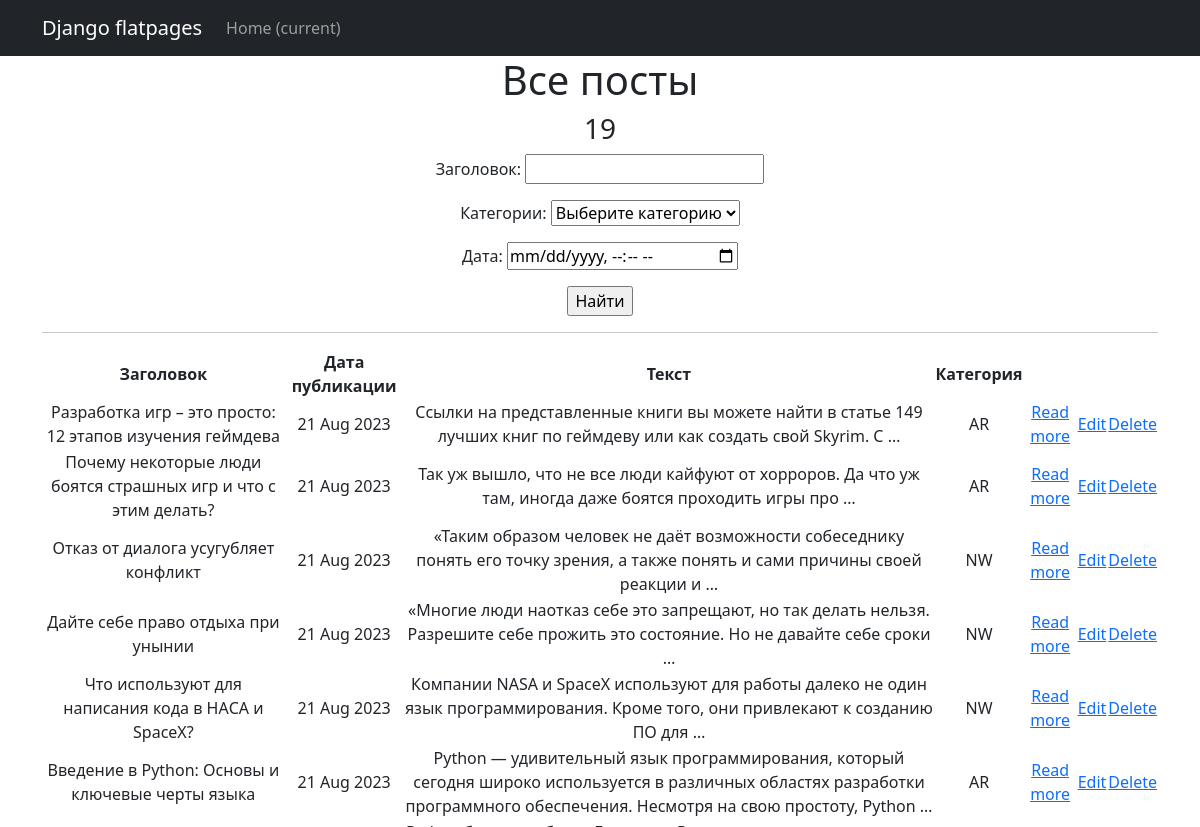
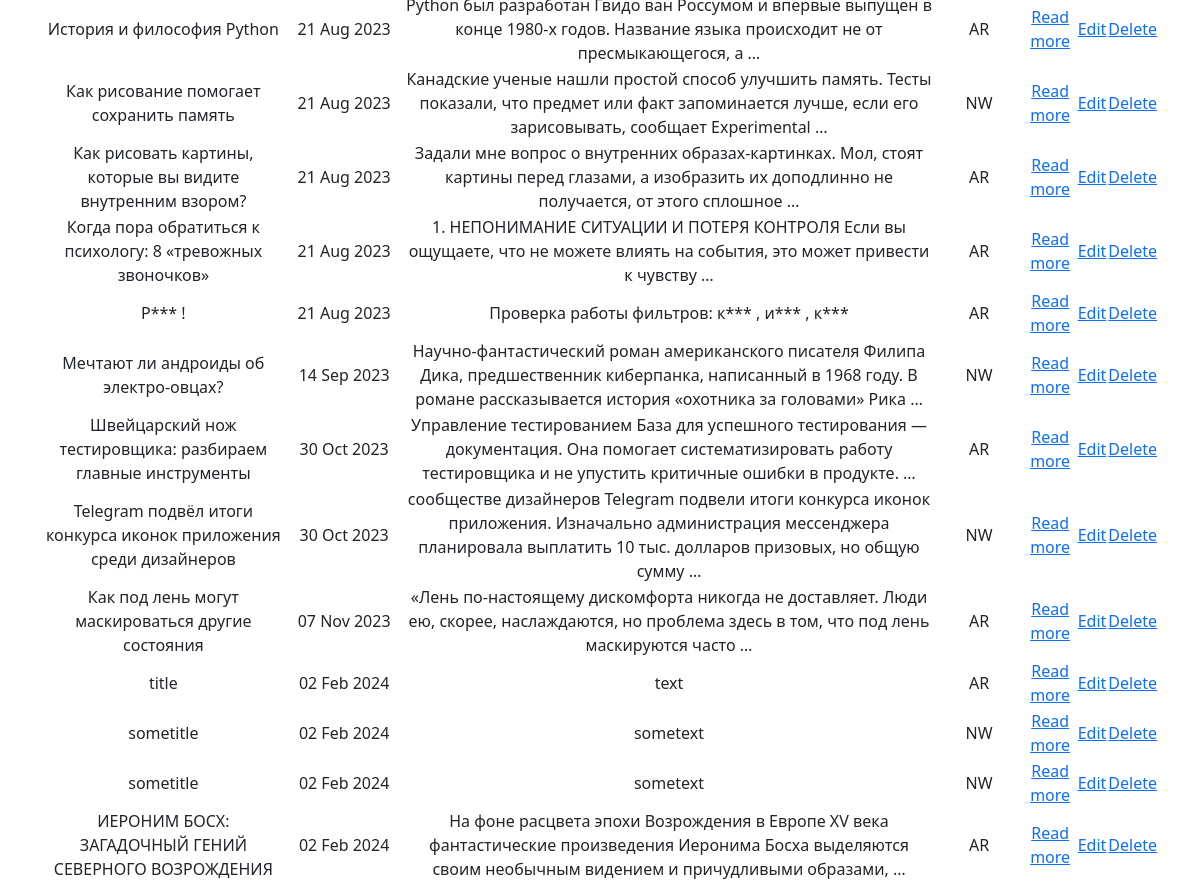
The page /news/search on the database as committed earlier (2 pictures, top to bottom).
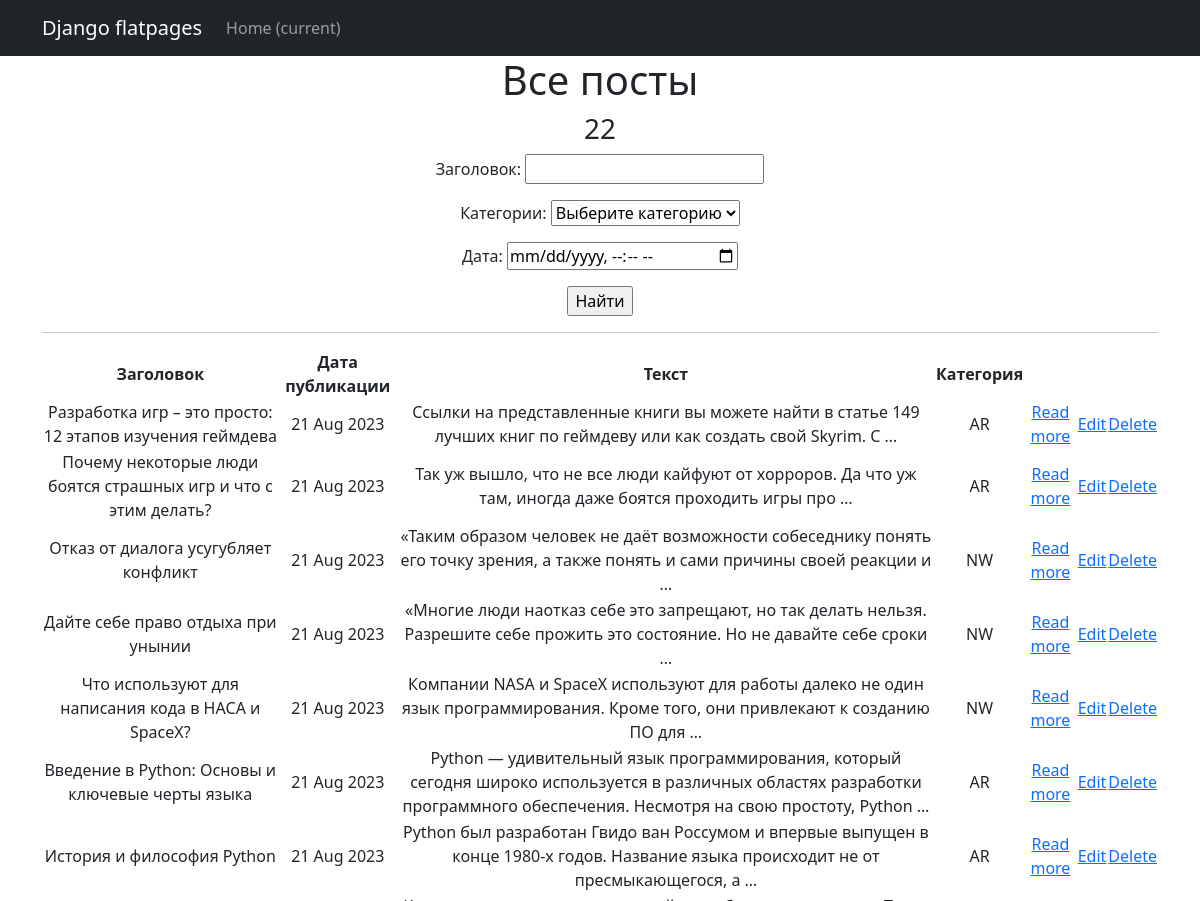
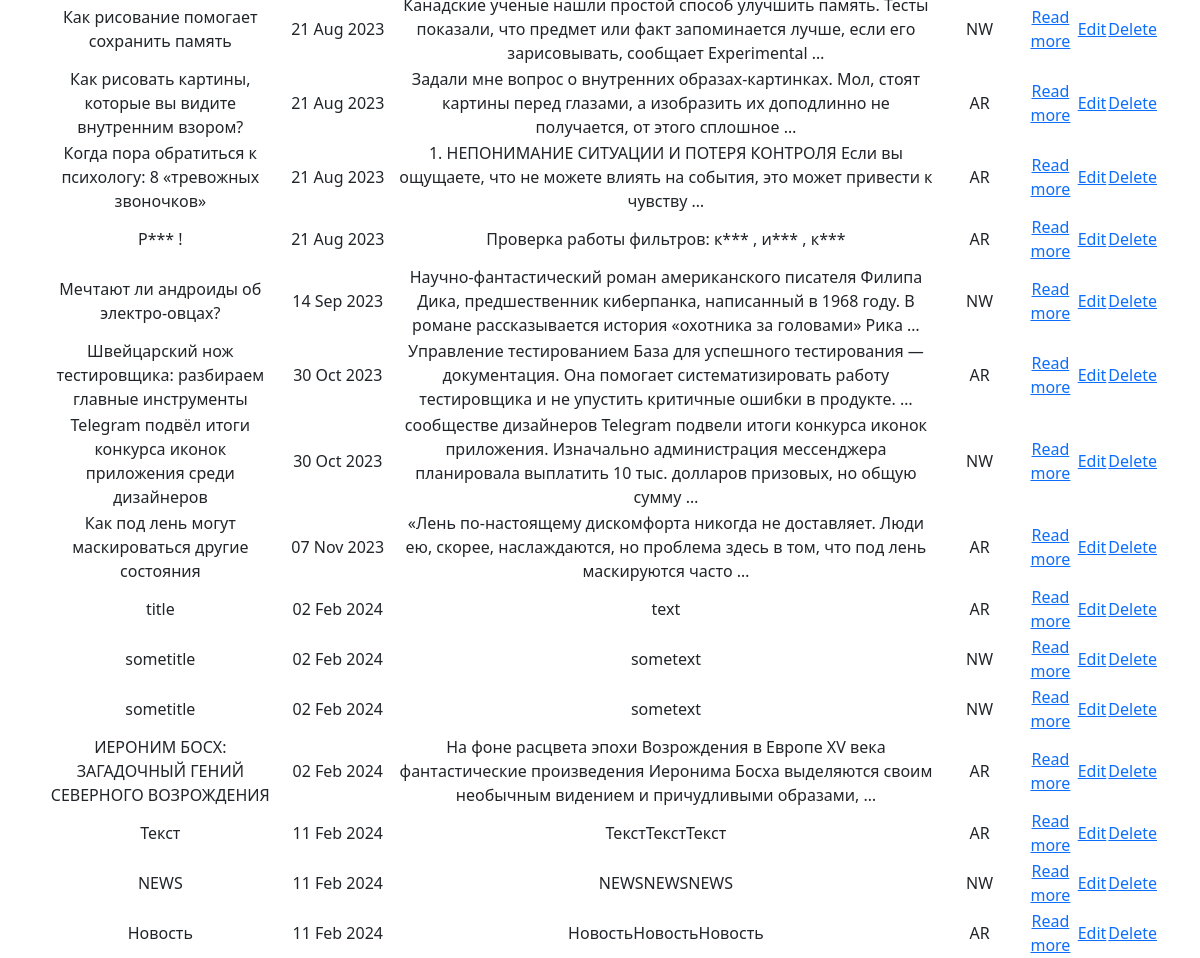
The same page on the database as committed later (2 pictures, top to bottom).
### newapp/models.py (models this page shows, shortened)
class Post(models.Model):
    author = models.ForeignKey(Author, on_delete=models.CASCADE, null=True)
    NEWS = 'NW'
    ARTICLE = 'AR'
    CATEGORY_CHOICES = (
        (NEWS, 'Новость'),
        (ARTICLE, 'Статья'),
    )
    categoryType = models.CharField(max_length=2, choices=CATEGORY_CHOICES, default=ARTICLE)
    dateCreation = models.DateTimeField(auto_now_add=True)
    create_post = models.DateTimeField(auto_now_add=True)
    postCategory = models.ManyToManyField(Category, through='PostCategory')
    title = models.CharField(max_length=128)
    text = models.TextField()
    rating = models.SmallIntegerField(default=0)

### newapp/views.py (the view)
# urls.py: path('search', PostSearch.as_view(), name='post_list'),
class PostSearch(ListView):
    model = Post
    template_name = 'post_list'
    context_object_name = 'Posts'
    filterset_class = PostFilter
    def get_queryset(self):
        queryset = super().get_queryset()
        self.filterset = PostFilter(self.request.GET, queryset)
        return self.filterset.qs
    def get_context_data(self, **kwargs):
        context = super().get_context_data(**kwargs)
        context['filterset'] = self.filterset
        return context

### newapp/models.py (called while the page is built)
    def __str__(self):
        return f'{self.name}'

### newapp/templatetags/custom_filters.py (called while the page is built)
@register.filter()
def censor(sentence):
    text = sentence.split()
    for i, word in enumerate(text):
        print(word)
        if word in bad_words:
            text[i] = word[0] + '***'
    return ' '.join(text)

### templates/newapp/post_list.html (shortened to what this page needs)
{% extends 'flatpages/default.html' %}
{% load custom_filters %}
{% load custom_tags %}
{% block content %}
   <h1>Все посты</h1>
   <h3>{{ Posts|length }}</h3>
   <form action="" method="get">
        {{ filterset.form.as_p }}
        <input type="submit" value="Найти" />
    </form>
    <hr>
    {% if Posts %}
        <table>
            <tr>
                <td> <b>Заголовок</b> </td>
                <td> <b>Дата публикации</b> </td>
                <td> <b>Текст</b> </td>
                <td> <b>Категория</b> </td>
            </tr>
            {% for post in Posts %}
            <tr>
                <td>{{ post.title|censor }}</td>
                <td>{{ post.dateCreation|date:'d M Y' }}</td>
                <td>{{ post.text|censor|truncatewords:20 }}</td>
                <td>{{ post.categoryType }}</td>
                <td><a href="{% url 'post_detail' post.id %}">Read more</a></td>
                {% if post.categoryType == 'NW' %}
                    <td><a href="{% url 'post_edit' post.id %}">Edit</a></td>
                    <td><a href="{% url 'post_delete' post.id %}">Delete</a></td>
                {% else %}
                    <td><a href="{% url 'article_edit' post.id %}">Edit</a></td>
                    <td><a href="{% url 'article_delete' post.id %}">Delete</a></td>
                {% endif %}
            </tr>
            {% endfor %}
        </table>
    {% else %}
        <h2>Постов нет!</h2>
    {% endif %}
{% endblock content %}

Rows that differ between the two databases and show on the page:
added Post: title|censor "Текст", dateCreation "11 Feb 2024", text|censor "ТекстТекстТекст", categoryType "AR", shows "Edit"
added Post: title|censor "NEWS", dateCreation "11 Feb 2024", text|censor "NEWSNEWSNEWS", categoryType "NW", shows "Edit"
added Post: title|censor "Новость", dateCreation "11 Feb 2024", text|censor "НовостьНовостьНовость", categoryType "AR", shows "Edit"
Other text that changed with them:
{{ Posts|length }}: "19" → "22"
